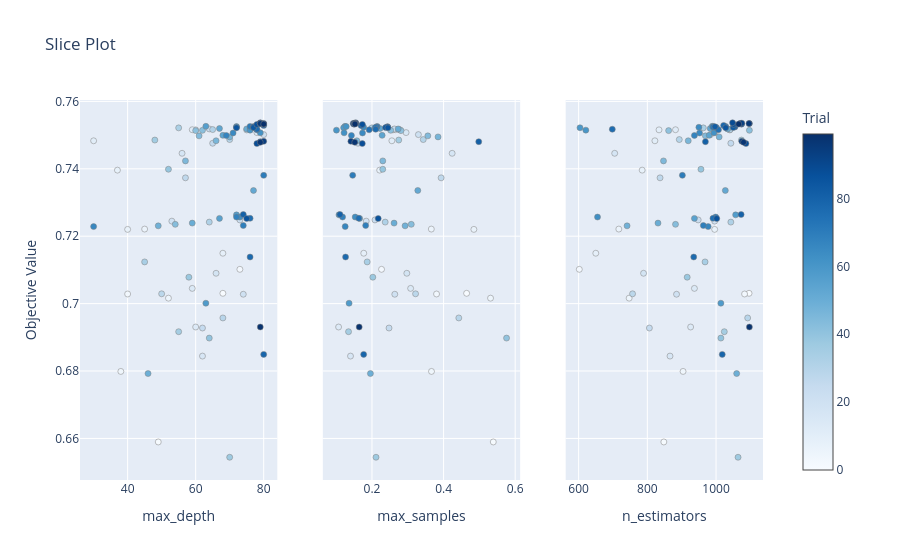

Here is the notebook cell this chart was saved with:
### Code cell
optuna.visualization.plot_slice(study, params=['n_estimators', 'max_depth', 'max_samples'])
